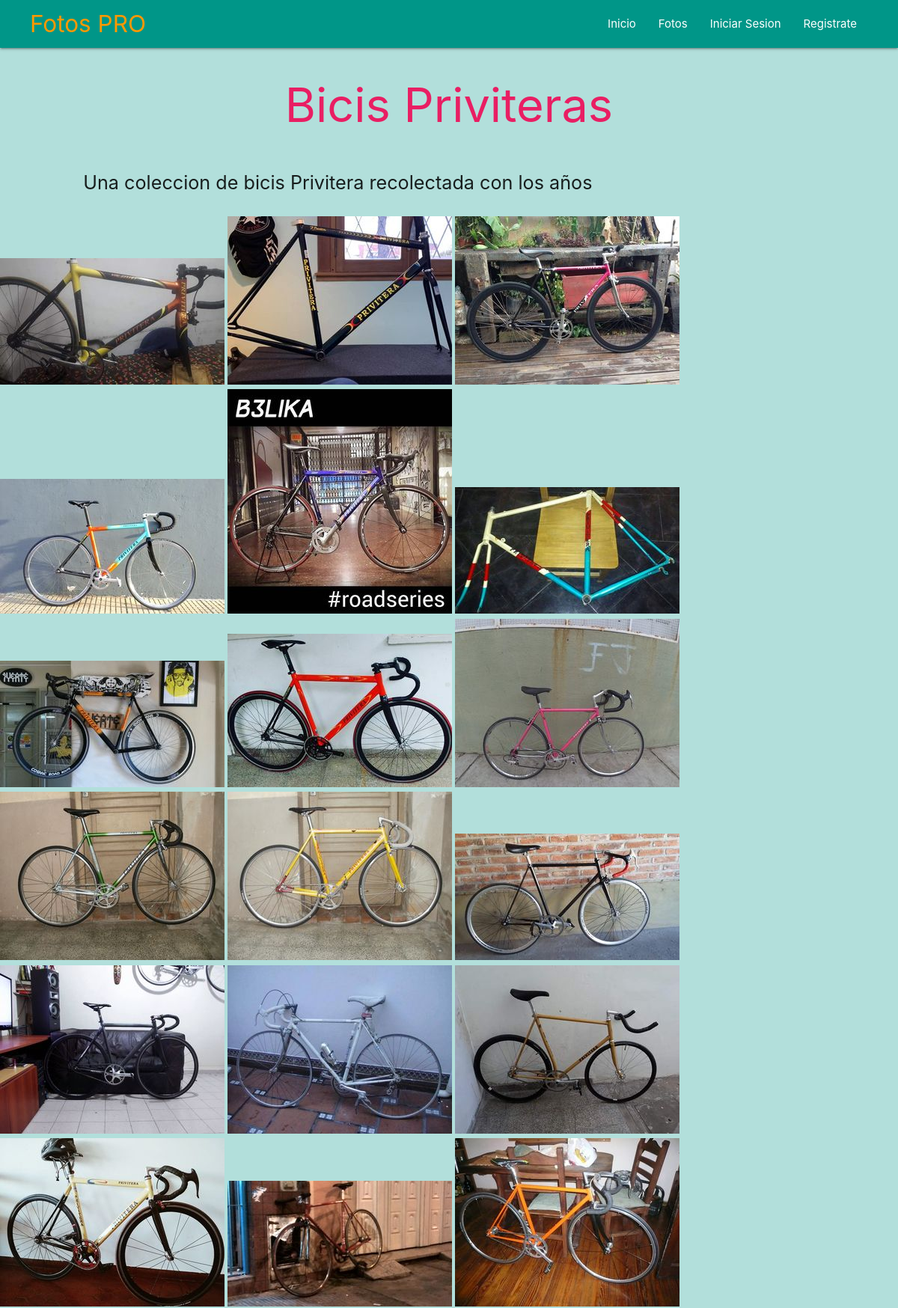
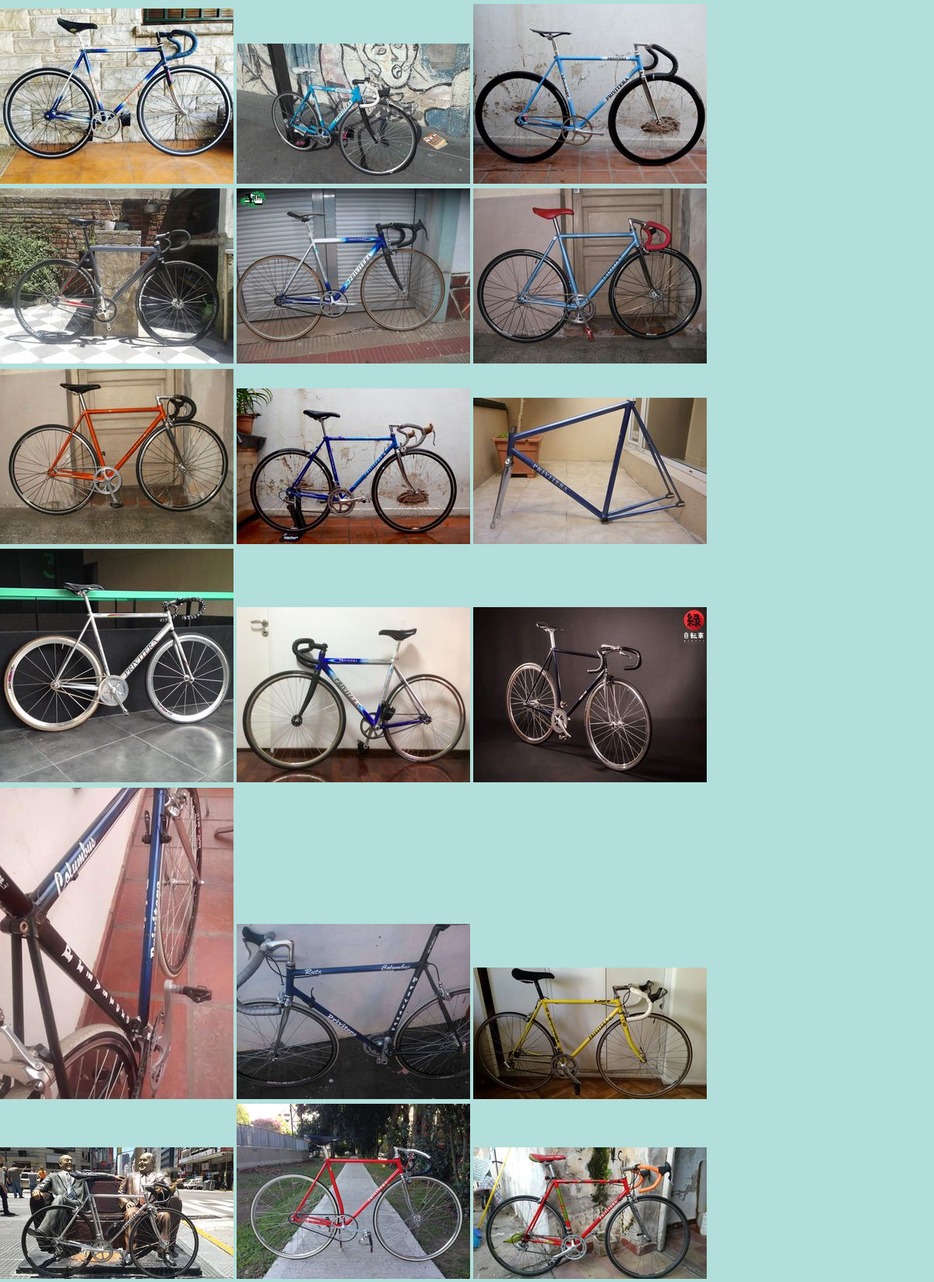
Page /album/bicis-priviteras (upper part) on the committed database (2 pictures, top to bottom).
### catalogo_fotos_app/models.py (models this page shows, shortened)
class Album(models.Model):
    titulo = models.CharField(max_length=70)
    descripcion = models.TextField(max_length=1024)
    thumb = ProcessedImageField(
        upload_to="albums",
        processors=[Transpose(), ResizeToFit(300)],
        format="JPEG",
        options={"quality": 90},
    )
    tags = models.CharField(max_length=250)
    is_visible = models.BooleanField(default=True)
    creada = models.DateTimeField(auto_now_add=True)
    modificada = models.DateTimeField(auto_now_add=True)
    slug = models.SlugField(max_length=50, unique=True)

class AlbumImage(models.Model):
    image = ProcessedImageField(
        upload_to="albums",
        processors=[Transpose(), ResizeToFit(1280)],
        format="JPEG",
        options={"quality": 70},
    )
    thumb = ProcessedImageField(
        upload_to="albums",
        processors=[Transpose(), ResizeToFit(300)],
        format="JPEG",
        options={"quality": 80},
    )
    album = models.ForeignKey("album", on_delete=models.PROTECT)
    alt = models.CharField(max_length=255, default=uuid.uuid4)
    creada = models.DateTimeField(auto_now_add=True)
    width = models.IntegerField(default=0)
    height = models.IntegerField(default=0)
    slug = models.SlugField(max_length=70, default=uuid.uuid4, editable=False)

### catalogo_fotos_app/views.py (the view)
# urls.py: re_path(r"^album/(?P<slug>[-\w]+)$", views.AlbumDetail.as_view(), name="album"),
class AlbumDetail(DetailView):
    model = Album
    def get_context_data(self, **kwargs):
        context = super(AlbumDetail, self).get_context_data(**kwargs)
        context["images"] = AlbumImage.objects.filter(album=self.object.id)
        print(context["images"][0].album.slug)
        return context

### catalogo_fotos_app/templates/catalogo_fotos_app/album_detail.html (shortened to what this page needs)
{% extends 'template_base.html' %} {% load sass_tags %} {% load static %}
{% block css %}
<link
type="text/css"
rel="stylesheet"
href="{% sass_src 'css/contenedor_fotos.scss' %}"
media="screen,projection"
/>
{% endblock %}
{% block contenidoPagina %}
{% if album.is_visible %}
<article class="row">
    <header class="col s12 m12 l10 offset-l1">
        <h1 class="center-align pink-text lighten-4">{{ album.titulo }}</h1>
    </header>
    <section class="col s12 m12 l10 offset-l1">
        <p class = 'flow-text descripcion_album'>{{ album.descripcion }}</p>
    </section>
            <div class="m-p-g">
                <div class="m-p-g__thumbs" data-google-image-layout data-max-height="350">
                    {% for item in images %}
                    <img src="{{ item.thumb.url }}" data-full="{{ item.image.url }}" class="m-p-g__thumbs-img" />
                    {% endfor %}
                </div>
            </div>
</article>
{% else %}
<h3>This album is temporarily unavailable.</h3>
{% endif %}
{% endblock %}

### rows in the picture
Album: titulo "Bicis Priviteras", descripcion "Una coleccion de bicis Privitera recolectada con los años"
AlbumImage: thumb (picture)
AlbumImage: thumb (picture)
AlbumImage: thumb (picture)
AlbumImage: thumb (picture)
AlbumImage: thumb (picture)
AlbumImage: thumb (picture)
AlbumImage: thumb (picture)
AlbumImage: thumb (picture)
AlbumImage: thumb (picture)
AlbumImage: thumb (picture)
AlbumImage: thumb (picture)
AlbumImage: thumb (picture)
AlbumImage: thumb (picture)
AlbumImage: thumb (picture)
AlbumImage: thumb (picture)
AlbumImage: thumb (picture)
AlbumImage: thumb (picture)
AlbumImage: thumb (picture)
AlbumImage: thumb (picture)
AlbumImage: thumb (picture)
AlbumImage: thumb (picture)
AlbumImage: thumb (picture)
AlbumImage: thumb (picture)
AlbumImage: thumb (picture)
AlbumImage: thumb (picture)
AlbumImage: thumb (picture)
AlbumImage: thumb (picture)
AlbumImage: thumb (picture)
AlbumImage: thumb (picture)
AlbumImage: thumb (picture)
AlbumImage: thumb (picture)
AlbumImage: thumb (picture)
AlbumImage: thumb (picture)
AlbumImage: thumb (picture)
AlbumImage: thumb (picture)
AlbumImage: thumb (picture)
